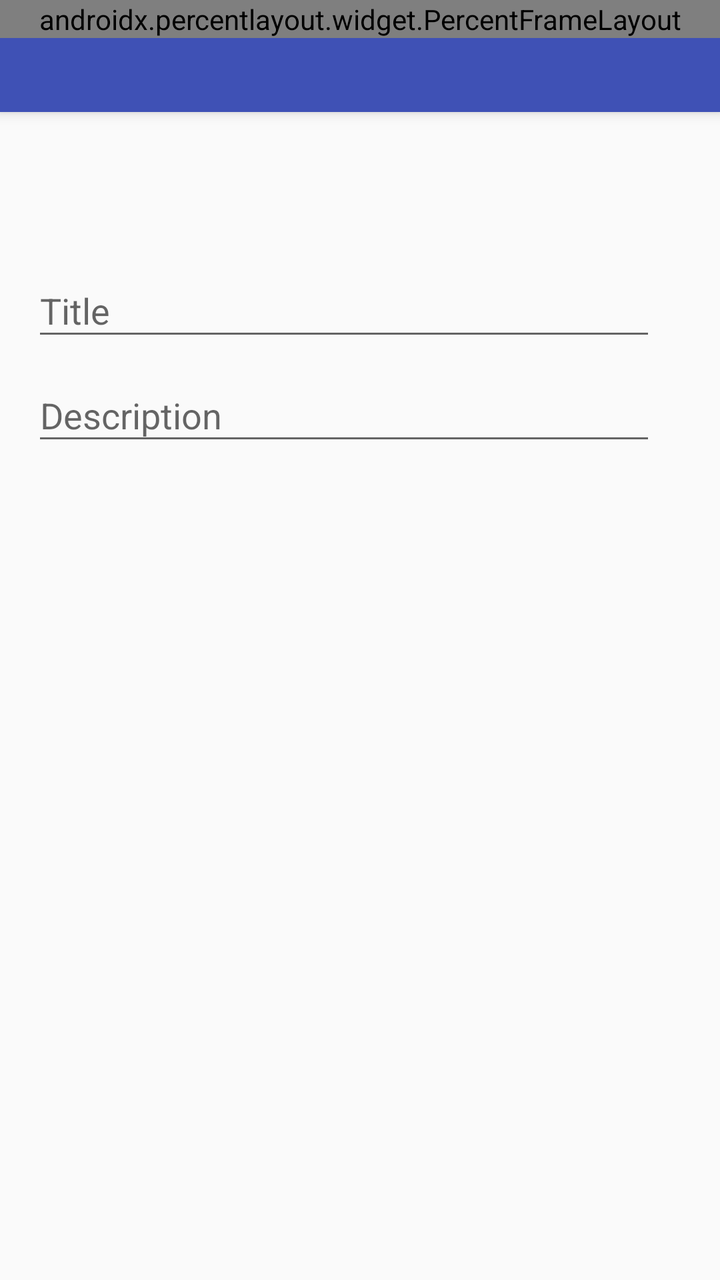
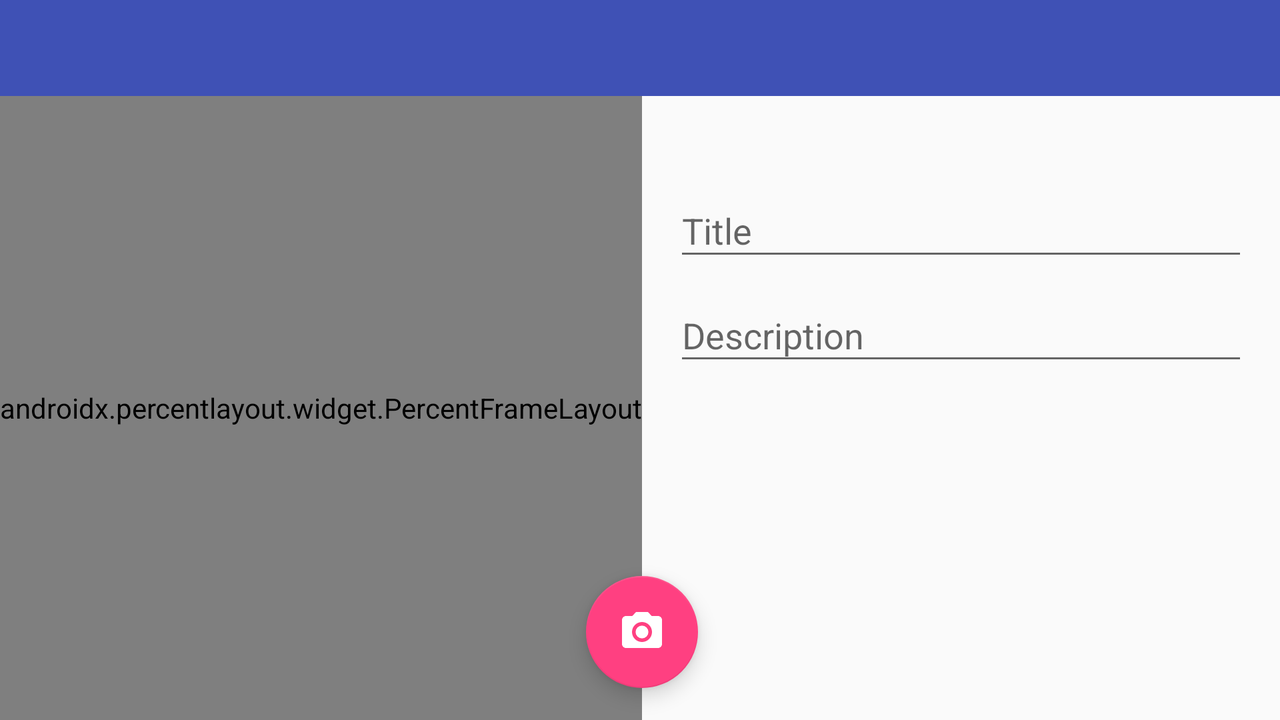

One screen, two layout resources from the same app: the default and the repository's alternative for another configuration. Each is rendered where Android would select it; the XML of both is given below.
<!-- AndroidManifest.xml: application theme Theme.Journals -->
<!-- res/layout/spot_editor_fragment.xml -->
<?xml version="1.0" encoding="utf-8"?>
<androidx.coordinatorlayout.widget.CoordinatorLayout
    xmlns:android="http://schemas.android.com/apk/res/android"
    xmlns:app="http://schemas.android.com/apk/res-auto"
    android:layout_width="match_parent"
    android:layout_height="match_parent">

    <com.google.android.material.appbar.AppBarLayout
        android:id="@+id/appBarLayout"
        android:layout_width="match_parent"
        android:layout_height="wrap_content"
        android:theme="@style/ThemeOverlay.AppCompat.Dark.ActionBar">

        <com.google.android.material.appbar.CollapsingToolbarLayout
            android:layout_width="match_parent"
            android:layout_height="match_parent"
            app:contentScrim="?attr/colorPrimary"
            app:layout_scrollFlags="scroll|exitUntilCollapsed">

            

            <include
                layout="@layout/image_16_9"
                android:layout_width="match_parent"
                android:layout_height="wrap_content"
                app:layout_collapseMode="parallax"
                app:layout_collapseParallaxMultiplier="0.7"/>

            

            <androidx.appcompat.widget.Toolbar
                android:id="@+id/toolbar"
                android:layout_width="match_parent"
                android:layout_height="?android:actionBarSize"
                app:layout_collapseMode="pin"
                app:popupTheme="@style/ThemeOverlay.AppCompat.Light"/>

        </com.google.android.material.appbar.CollapsingToolbarLayout>
    </com.google.android.material.appbar.AppBarLayout>

    

    <androidx.core.widget.NestedScrollView
        android:layout_width="match_parent"
        android:layout_height="match_parent"
        app:layout_behavior="@string/appbar_scrolling_view_behavior">

        <LinearLayout
            android:layout_width="match_parent"
            android:layout_height="wrap_content"
            android:focusableInTouchMode="true"
            android:orientation="vertical"
            android:paddingEnd="@dimen/keyline_margin_end_with_fab"
            android:paddingStart="@dimen/keyline_margin_start_with_fab"
            android:paddingTop="@dimen/spacing_content_areas_with_fab">

            <TextView
                android:id="@+id/text_location"
                android:layout_width="match_parent"
                android:layout_height="wrap_content"
                android:ellipsize="end"
                android:maxLines="2"
                android:paddingBottom="@dimen/spacing_content_areas_with_fab"
                android:textAppearance="@style/TextAppearance.AppCompat.Small"/>

            <com.google.android.material.textfield.TextInputLayout
                android:id="@+id/layout_title"
                android:layout_width="match_parent"
                android:layout_height="wrap_content">

                <com.google.android.material.textfield.TextInputEditText
                    android:id="@+id/text_title"
                    android:layout_width="match_parent"
                    android:layout_height="wrap_content"
                    android:hint="@string/userInput_hint_title"
                    android:inputType="textAutoCorrect|textCapSentences"
                    android:maxLines="1"/>
            </com.google.android.material.textfield.TextInputLayout>

            <com.google.android.material.textfield.TextInputLayout
                android:id="@+id/layout_description"
                android:layout_width="match_parent"
                android:layout_height="wrap_content">

                <com.google.android.material.textfield.TextInputEditText
                    android:id="@+id/text_description"
                    android:layout_width="match_parent"
                    android:layout_height="wrap_content"
                    android:hint="@string/userInput_hint_description"
                    android:inputType="textMultiLine|textAutoCorrect|textCapSentences"/>
            </com.google.android.material.textfield.TextInputLayout>

        </LinearLayout>
    </androidx.core.widget.NestedScrollView>

    

    <com.google.android.material.floatingactionbutton.FloatingActionButton
        android:id="@+id/floatingButton"
        android:layout_width="wrap_content"
        android:layout_height="wrap_content"
        android:layout_margin="@dimen/fab_layout_margin"
        android:src="@drawable/ic_photo_camera_black_24dp"
        android:tint="#ffffff"
        app:layout_anchor="@id/appBarLayout"
        app:layout_anchorGravity="bottom|right|end"/>

</androidx.coordinatorlayout.widget.CoordinatorLayout>
<!-- res/layout/image_16_9.xml (included above) -->
<?xml version="1.0" encoding="utf-8"?>
<androidx.percentlayout.widget.PercentFrameLayout
    xmlns:android="http://schemas.android.com/apk/res/android"
    xmlns:app="http://schemas.android.com/apk/res-auto"
    android:layout_width="match_parent"
    android:layout_height="wrap_content"
    android:foreground="?android:activatedBackgroundIndicator">

    <com.android.volley.toolbox.NetworkImageView
        android:id="@+id/image"
        android:background="@android:color/darker_gray"
        android:scaleType="centerCrop"
        app:layout_aspectRatio="178%"
        app:layout_widthPercent="100%"/>
</androidx.percentlayout.widget.PercentFrameLayout>
<!-- resources referenced by this layout -->
<resources>
  <dimen name="fab_layout_margin">16dp</dimen>
  <dimen name="keyline_margin_end_with_fab">32dp</dimen>
  <dimen name="keyline_margin_start_with_fab">16dp</dimen>
  <dimen name="spacing_content_areas_with_fab">24dp</dimen>
  <!-- drawable ic_photo_camera_black_24dp (drawable) -->
  <vector xmlns:android="http://schemas.android.com/apk/res/android"
          android:width="24dp"
          android:height="24dp"
          android:viewportWidth="24.0"
          android:viewportHeight="24.0">
      <path
          android:fillColor="#FF000000"
          android:pathData="M12,12m-3.2,0a3.2,3.2 0,1 1,6.4 0a3.2,3.2 0,1 1,-6.4 0"/>
      <path
          android:fillColor="#FF000000"
          android:pathData="M9,2L7.17,4L4,4c-1.1,0 -2,0.9 -2,2v12c0,1.1 0.9,2 2,2h16c1.1,0 2,-0.9 2,-2L22,6c0,-1.1 -0.9,-2 -2,-2h-3.17L15,2L9,2zM12,17c-2.76,0 -5,-2.24 -5,-5s2.24,-5 5,-5 5,2.24 5,5 -2.24,5 -5,5z"/>
  </vector>
  <string name="userInput_hint_description">Description</string>
  <string name="userInput_hint_title">Title</string>
  <style name="Theme.Journals" parent="Base.Theme.Journals">
          
          <item name="colorPrimary">@color/colorPrimary</item>
          <item name="colorPrimaryDark">@color/colorPrimaryDark</item>
          <item name="colorAccent">@color/colorAccent</item>
          <item name="windowActionModeOverlay">true</item>
      </style>
  <style name="Base.Theme.Journals" parent="Theme.AppCompat.Light.NoActionBar">
          
      </style>
  <color name="colorPrimary">#3f51b5</color>
  <color name="colorPrimaryDark">#303f9f</color>
  <color name="colorAccent">#ff4081</color>
</resources>
<!-- res/layout-land/spot_editor_fragment.xml (the repository's variant of the layout above) -->
<!-- drawn on the phone turned sideways -->
<?xml version="1.0" encoding="utf-8"?>
<androidx.coordinatorlayout.widget.CoordinatorLayout
    xmlns:android="http://schemas.android.com/apk/res/android"
    xmlns:app="http://schemas.android.com/apk/res-auto"
    android:layout_width="match_parent"
    android:layout_height="match_parent">

    <RelativeLayout
        android:layout_width="match_parent"
        android:layout_height="match_parent">

        <include
            android:id="@+id/layout_toolbar"
            layout="@layout/toolbar"
            android:layout_width="match_parent"
            android:layout_height="wrap_content"
            android:layout_alignParentTop="true"/>

        

        <include
            android:id="@+id/layout_image"
            layout="@layout/image_7_10"
            android:layout_width="wrap_content"
            android:layout_height="match_parent"
            android:layout_alignParentStart="true"
            android:layout_below="@+id/layout_toolbar"/>

        

        <androidx.core.widget.NestedScrollView
            android:layout_width="match_parent"
            android:layout_height="match_parent"
            android:layout_below="@+id/layout_toolbar"
            android:layout_toEndOf="@+id/layout_image">

            <LinearLayout
                android:layout_width="match_parent"
                android:layout_height="wrap_content"
                android:focusableInTouchMode="true"
                android:orientation="vertical"
                android:paddingEnd="@dimen/keyline_margin"
                android:paddingStart="@dimen/keyline_margin_start_with_fab"
                android:paddingTop="@dimen/spacing_content_areas">

                <TextView
                    android:id="@+id/text_location"
                    android:layout_width="match_parent"
                    android:layout_height="wrap_content"
                    android:ellipsize="end"
                    android:maxLines="2"
                    android:paddingBottom="@dimen/spacing_content_areas"
                    android:textAppearance="@style/TextAppearance.AppCompat.Small"/>

                <com.google.android.material.textfield.TextInputLayout
                    android:id="@+id/layout_title"
                    android:layout_width="match_parent"
                    android:layout_height="wrap_content">

                    <com.google.android.material.textfield.TextInputEditText
                        android:id="@+id/text_title"
                        android:layout_width="match_parent"
                        android:layout_height="wrap_content"
                        android:hint="@string/userInput_hint_title"
                        android:inputType="textAutoCorrect|textCapSentences"
                        android:maxLines="1"/>
                </com.google.android.material.textfield.TextInputLayout>

                <com.google.android.material.textfield.TextInputLayout
                    android:id="@+id/layout_description"
                    android:layout_width="match_parent"
                    android:layout_height="wrap_content">

                    <com.google.android.material.textfield.TextInputEditText
                        android:id="@+id/text_description"
                        android:layout_width="match_parent"
                        android:layout_height="wrap_content"
                        android:hint="@string/userInput_hint_description"
                        android:inputType="textMultiLine|textAutoCorrect|textCapSentences"/>
                </com.google.android.material.textfield.TextInputLayout>

            </LinearLayout>
        </androidx.core.widget.NestedScrollView>

    </RelativeLayout>

    

    <com.google.android.material.floatingactionbutton.FloatingActionButton
        android:id="@+id/floatingButton"
        android:layout_width="wrap_content"
        android:layout_height="wrap_content"
        android:layout_margin="@dimen/fab_layout_margin"
        android:src="@drawable/ic_photo_camera_black_24dp"
        android:tint="#ffffff"
        app:layout_anchor="@id/layout_image"
        app:layout_anchorGravity="bottom|right|end"/>

</androidx.coordinatorlayout.widget.CoordinatorLayout>
<!-- res/layout/toolbar.xml (included above) -->
<?xml version="1.0" encoding="utf-8"?>
<com.google.android.material.appbar.AppBarLayout
    xmlns:android="http://schemas.android.com/apk/res/android"
    xmlns:app="http://schemas.android.com/apk/res-auto"
    android:layout_width="match_parent"
    android:layout_height="wrap_content"
    android:theme="@style/ThemeOverlay.AppCompat.Dark.ActionBar">

    <androidx.appcompat.widget.Toolbar
        android:id="@+id/toolbar"
        android:layout_width="match_parent"
        android:layout_height="?android:actionBarSize"
        app:popupTheme="@style/ThemeOverlay.AppCompat.Light"/>
</com.google.android.material.appbar.AppBarLayout>
<!-- res/layout/image_7_10.xml (included above) -->
<?xml version="1.0" encoding="utf-8"?>
<androidx.percentlayout.widget.PercentFrameLayout
    xmlns:android="http://schemas.android.com/apk/res/android"
    xmlns:app="http://schemas.android.com/apk/res-auto"
    android:layout_width="match_parent"
    android:layout_height="wrap_content"
    android:foreground="?android:activatedBackgroundIndicator">

    <com.example.journals.widget.SizeListenerImageView
        android:id="@+id/image"
        android:background="@android:color/darker_gray"
        android:scaleType="centerCrop"
        app:layout_aspectRatio="70%"
        app:layout_heightPercent="100%"/>
</androidx.percentlayout.widget.PercentFrameLayout>
<!-- resources referenced by the variant -->
<!-- as the phone turned sideways resolves them -->
<resources>
  <dimen name="fab_layout_margin">16dp</dimen>
  <dimen name="keyline_margin">16dp</dimen>
  <dimen name="keyline_margin_start_with_fab">16dp</dimen>
  <dimen name="spacing_content_areas">8dp</dimen>
  <!-- drawable ic_photo_camera_black_24dp (drawable) -->
  <vector xmlns:android="http://schemas.android.com/apk/res/android"
          android:width="24dp"
          android:height="24dp"
          android:viewportWidth="24.0"
          android:viewportHeight="24.0">
      <path
          android:fillColor="#FF000000"
          android:pathData="M12,12m-3.2,0a3.2,3.2 0,1 1,6.4 0a3.2,3.2 0,1 1,-6.4 0"/>
      <path
          android:fillColor="#FF000000"
          android:pathData="M9,2L7.17,4L4,4c-1.1,0 -2,0.9 -2,2v12c0,1.1 0.9,2 2,2h16c1.1,0 2,-0.9 2,-2L22,6c0,-1.1 -0.9,-2 -2,-2h-3.17L15,2L9,2zM12,17c-2.76,0 -5,-2.24 -5,-5s2.24,-5 5,-5 5,2.24 5,5 -2.24,5 -5,5z"/>
  </vector>
  <string name="userInput_hint_description">Description</string>
  <string name="userInput_hint_title">Title</string>
  <style name="Theme.Journals" parent="Base.Theme.Journals">
          
          <item name="colorPrimary">@color/colorPrimary</item>
          <item name="colorPrimaryDark">@color/colorPrimaryDark</item>
          <item name="colorAccent">@color/colorAccent</item>
          <item name="windowActionModeOverlay">true</item>
      </style>
  <style name="Base.Theme.Journals" parent="Theme.AppCompat.Light.NoActionBar">
          
      </style>
  <color name="colorPrimary">#3f51b5</color>
  <color name="colorPrimaryDark">#303f9f</color>
  <color name="colorAccent">#ff4081</color>
</resources>
